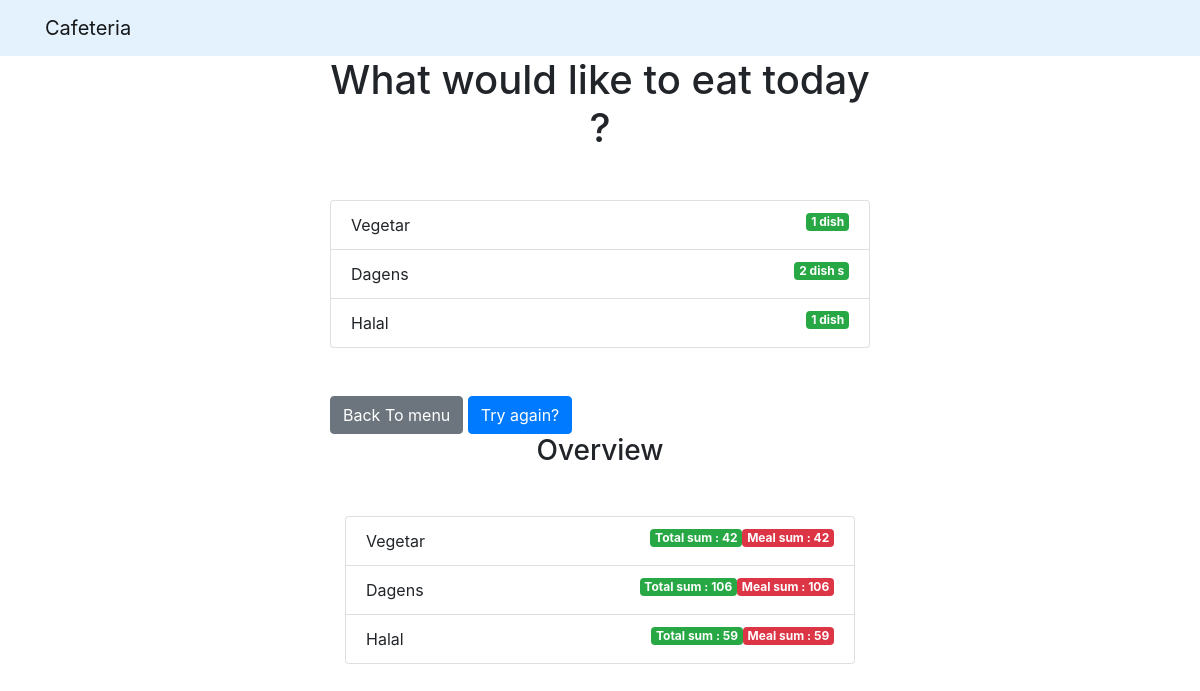
The app's page /menu/1/results/ with its own data.
### menu/models.py (models this page shows, shortened)
class Question(models.Model):
    question_text = models.CharField(max_length=200)
    pub_date = models.DateTimeField('date published')

class Choice(models.Model):
    question = models.ForeignKey(Question, on_delete=models.CASCADE)
    choice_text = models.CharField(max_length=200)
    votes = models.IntegerField(default=0)
    price = models.IntegerField(default=0)
    meal_sum = models.IntegerField(default=0)
    total_sum = models.IntegerField(default=0)

### menu/views.py (the view)
# urls.py: path('<int:question_id>/results/', views.results, name='results'),
def results(request, question_id):
  question = get_object_or_404(Question, pk=question_id)
  return render(request, 'menu/results.html', { 'question': question })

### templates/menu/results.html
{% extends 'base.html' %}
{% block content %}
<h1 class="mb-5 text-center">{{ question.question_text }}</h1>
<ul class="list-group mb-5">
	{% for choice in question.choice_set.all %}
	<li class="list-group-item">
		{{ choice.choice_text }}  <span class="badge badge-success float-right">{{ choice.votes }} dish {{ choice.votes | pluralize }}</span>
	</li>
	{% endfor %}
</ul>
<a class="btn btn-secondary" href="{% url 'menu:index' %}">Back To menu</a>
<a class="btn btn-primary" href="{% url 'menu:detail' question.id %}">Try again?</a>
<div class="container">
<h3 class="mb-5 text-center"> Overview </h3>
<ul class="list-group mb-5">
	{% for choice in question.choice_set.all %}
	<li class="list-group-item">
		{{ choice.choice_text }} <span class="badge badge-danger float-right"> Meal sum : {{choice.total_sum}} </span>    <span class="badge badge-success float-right"> Total sum : {{choice.meal_sum}} </span>
	</li>
	{% endfor %}
</ul>
</div>
{% endblock %}

### records on screen
Question: question_text "What would like to eat today ?"
Choice: choice_text "Vegetar", votes "1", total_sum "42", meal_sum "42"
Choice: choice_text "Dagens", votes "2", votes|pluralize "s", total_sum "106", meal_sum "106"
Choice: choice_text "Halal", votes "1", total_sum "59", meal_sum "59"
